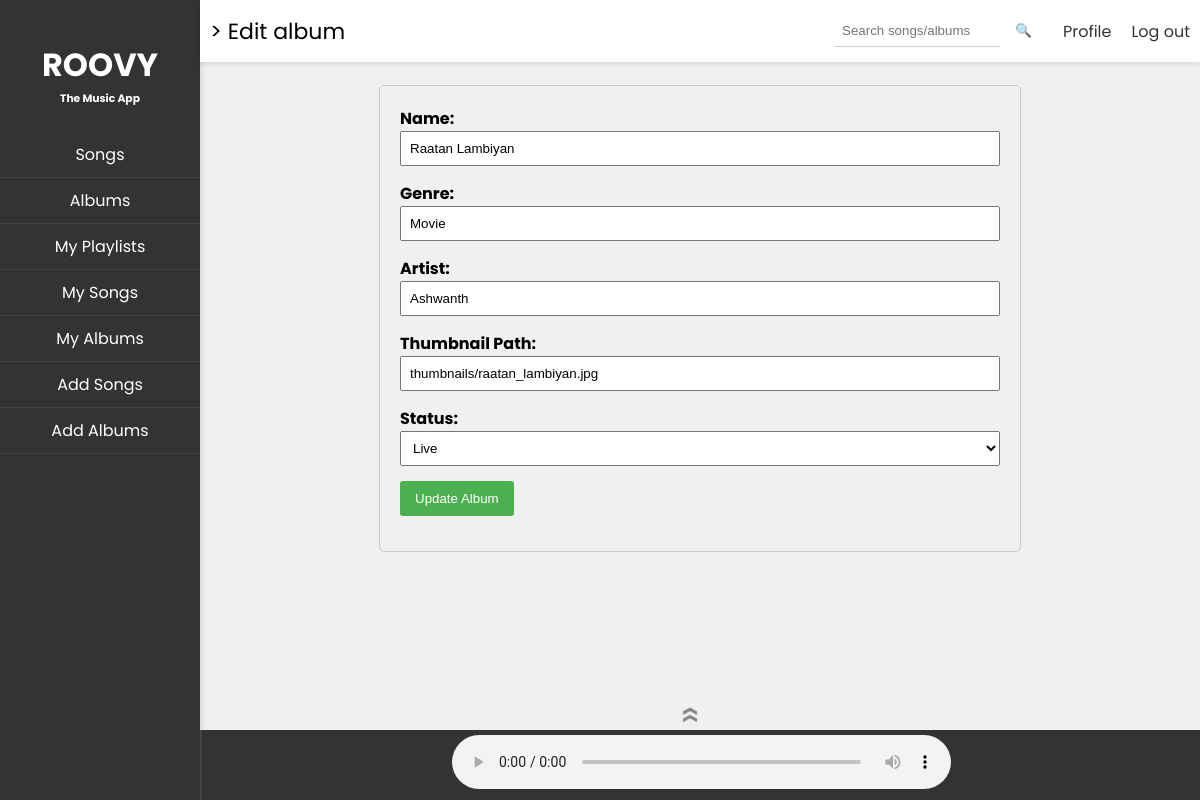
Screenshot of /edit_album/49720fa1-05d0-4782-9b22-334c92a4e2fd with the database file from the repository.
### models.py (models this page shows)
class Album(Base):
    __tablename__ = 'ALBUM'
    album_id = Column(String, primary_key=True)
    name = Column(String, nullable=False)
    genre = Column(String, nullable=False)
    artist = Column(String, nullable=False)
    thumbnail_path = Column(String, nullable=False)
    status = Column(Enum('flagged', 'blocked', 'live', name='status_enum'))
    created_by = Column(String, nullable=False)
    created_on = Column(DateTime, nullable=False)
    songs = relationship("Song", back_populates="album")

### routes.py (the view, shortened to what this page needs)
@app.route('/edit_album/<string:album_id>', methods=['GET', 'POST'])
def editAlbum(album_id):
    try:
        album = getAlbumFromId(album_id)
        return creatorLandingPage("edit_album", request), 200
    except Exception as e:
        flash(f"An error occurred: {str(e)}", "error")
        return index(), 500

### landing_pages.py (called while the page is built)
def setNavElems(elems):
    global nav_elements
    nav_elements = elems

def edit_album(album):
    header_left = "> Edit album"
    content = render_template('edit_album.html', album=album)
    current_song = "Now Playing: None"
    return render_template('parent_frame.html', content=content, current_song=current_song, header_left=header_left,
                           nav_elements=nav_elements)

### util.py (called while the page is built)
def getAlbumFromId(album_id):
    return Album.query.get(album_id)

### templates/edit_album.html (shortened to what this page needs)
<div class="editAlbum">
    <form method="POST" action="{{ url_for('editAlbum', album_id=album.album_id) }}">
        <div>
            <label for="name">Name:</label>
            <input type="text" id="name" name="name" value="{{ album.name }}" required>
        </div>
        <div>
            <label for="genre">Genre:</label>
            <input type="text" id="genre" name="genre" value="{{ album.genre }}" required>
        </div>
        <div>
            <label for="artist">Artist:</label>
            <input type="text" id="artist" name="artist" value="{{ album.artist }}" required>
        </div>
        <div>
            <label for="thumbnail_path">Thumbnail Path:</label>
            <input type="text" id="thumbnail_path" name="thumbnail_path" value="{{ album.thumbnail_path }}" required>
        </div>
        <div>
            <label for="status">Status:</label>
            <select id="status" name="status" required>
                <option value="live" {% if album.status==
                'live' %}selected{% endif %}>Live</option>
            </select>
        </div>
        <div>
            <button type="submit">Update Album</button>
        </div>
    </form>
</div>

### static/parent_frame.css (style rules this page uses)
body { font-family: 'Poppins', sans-serif; margin: 0; padding: 0; overflow: hidden; background-color: #f0f0f0; }
.editAlbum { pointer-events:all; }
.editAlbum { max-width: 600px; margin: 0 auto; padding: 20px; border: 1px solid #ccc; border-radius: 5px; }
.editAlbum form { display: flex; flex-direction: column; }
.editAlbum div { margin-bottom: 15px; }
.editAlbum label { font-weight: bold; margin-bottom: 5px; }
.editAlbum input, .editAlbum select { width: 100%; padding: 8px; box-sizing: border-box; }
.editAlbum button { background-color: #4caf50; color: white; padding: 10px 15px; border: none; border-radius: 3px; cursor: pointer; }

### rows the page displays
Album: name "Raatan Lambiyan", genre "Movie", artist "Ashwanth", thumbnail_path "thumbnails/raatan_lambiyan.jpg", status "Live"

### other values shown
{{ element.title }} "Songs" "Albums" "My Playlists" "My Songs" "My Albums" "Add Songs" "Add Albums"
{{ header_left }} "> Edit album"
